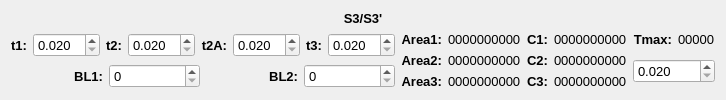
         <widget class="QWidget" name="widget1" native="true">
          <layout class="QGridLayout" name="gridLayout_44">
           <item row="0" column="0">
            <layout class="QGridLayout" name="gridLayout_13">
             <item row="0" column="0">
              <widget class="QLabel" name="name1">
               <property name="font">
                <font>
                 <pointsize>10</pointsize>
                 <weight>75</weight>
                 <bold>true</bold>
                </font>
               </property>
               <property name="text">
                <string>S3/S3'</string>
               </property>
               <property name="alignment">
                <set>Qt::AlignCenter</set>
               </property>
              </widget>
             </item>
             <item row="1" column="0">
              <layout class="QGridLayout" name="gridLayout_10">
               <item row="0" column="0">
                <layout class="QGridLayout" name="gridLayout_9">
                 <item row="0" column="0">
                  <layout class="QGridLayout" name="gridLayout_7">
                   <item row="0" column="7">
                    <widget class="QDoubleSpinBox" name="doubleSpinBox1_t3">
                     <property name="font">
                      <font>
                       <pointsize>10</pointsize>
                      </font>
                     </property>
                     <property name="decimals">
                      <number>3</number>
                     </property>
                     <property name="minimum">
                      <double>0.020000000000000</double>
                     </property>
                     <property name="singleStep">
                      <double>0.005000000000000</double>
                     </property>
                    </widget>
                   </item>
                   <item row="0" column="6">
                    <widget class="QLabel" name="label_5">
                     <property name="font">
                      <font>
                       <pointsize>10</pointsize>
                       <weight>75</weight>
                       <bold>true</bold>
                      </font>
                     </property>
                     <property name="text">
                      <string>t3:</string>
                     </property>
                     <property name="alignment">
                      <set>Qt::AlignRight|Qt::AlignTrailing|Qt::AlignVCenter</set>
                     </property>
                    </widget>
                   </item>
                   <item row="0" column="3">
                    <widget class="QDoubleSpinBox" name="doubleSpinBox1_t2">
                     <property name="font">
                      <font>
                       <pointsize>10</pointsize>
                      </font>
                     </property>
                     <property name="decimals">
                      <number>3</number>
                     </property>
                     <property name="minimum">
                      <double>0.020000000000000</double>
                     </property>
                     <property name="singleStep">
                      <double>0.005000000000000</double>
                     </property>
                    </widget>
                   </item>
                   <item row="0" column="2">
                    <widget class="QLabel" name="label_2">
                     <property name="font">
                      <font>
                       <pointsize>10</pointsize>
                       <weight>75</weight>
                       <bold>true</bold>
                      </font>
                     </property>
                     <property name="text">
                      <string>t2:</string>
                     </property>
                     <property name="alignment">
                      <set>Qt::AlignRight|Qt::AlignTrailing|Qt::AlignVCenter</set>
                     </property>
                    </widget>
                   </item>
                   <item row="0" column="0">
                    <widget class="QLabel" name="label">
                     <property name="font">
                      <font>
                       <pointsize>10</pointsize>
                       <weight>75</weight>
                       <bold>true</bold>
                      </font>
                     </property>
                     <property name="layoutDirection">
                      <enum>Qt::LeftToRight</enum>
                     </property>
                     <property name="text">
                      <string>t1:</string>
                     </property>
                     <property name="alignment">
                      <set>Qt::AlignRight|Qt::AlignTrailing|Qt::AlignVCenter</set>
                     </property>
                    </widget>
                   </item>
                   <item row="0" column="1">
                    <widget class="QDoubleSpinBox" name="doubleSpinBox1_t1">
                     <property name="font">
                      <font>
                       <pointsize>10</pointsize>
                      </font>
                     </property>
                     <property name="decimals">
                      <number>3</number>
                     </property>
                     <property name="minimum">
                      <double>0.020000000000000</double>
                     </property>
                     <property name="singleStep">
                      <double>0.005000000000000</double>
                     </property>
                    </widget>
                   </item>
                   <item row="0" column="5">
                    <widget class="QDoubleSpinBox" name="doubleSpinBox1_t2_A">
                     <property name="font">
                      <font>
                       <pointsize>10</pointsize>
                      </font>
                     </property>
                     <property name="decimals">
                      <number>3</number>
                     </property>
                     <property name="minimum">
                      <double>0.020000000000000</double>
                     </property>
                     <property name="singleStep">
                      <double>0.005000000000000</double>
                     </property>
                    </widget>
                   </item>
                   <item row="0" column="4">
                    <widget class="QLabel" name="label_2A">
                     <property name="font">
                      <font>
                       <pointsize>10</pointsize>
                       <weight>75</weight>
                       <bold>true</bold>
                      </font>
                     </property>
                     <property name="text">
                      <string>t2A:</string>
                     </property>
                     <property name="alignment">
                      <set>Qt::AlignRight|Qt::AlignTrailing|Qt::AlignVCenter</set>
                     </property>
                    </widget>
                   </item>
                  </layout>
                 </item>
                 <item row="1" column="0">
                  <layout class="QGridLayout" name="gridLayout_8">
                   <item row="0" column="0">
                    <widget class="QLabel" name="label_3">
                     <property name="font">
                      <font>
                       <pointsize>10</pointsize>
                       <weight>75</weight>
                       <bold>true</bold>
                      </font>
                     </property>
                     <property name="text">
                      <string>BL1:</string>
                     </property>
                     <property name="alignment">
                      <set>Qt::AlignRight|Qt::AlignTrailing|Qt::AlignVCenter</set>
                     </property>
                    </widget>
                   </item>
                   <item row="0" column="1">
                    <widget class="QSpinBox" name="spinBox1_bl1">
                     <property name="font">
                      <font>
                       <pointsize>10</pointsize>
                      </font>
                     </property>
                     <property name="maximum">
                      <number>10000000</number>
                     </property>
                     <property name="singleStep">
                      <number>50</number>
                     </property>
                    </widget>
                   </item>
                   <item row="0" column="2">
                    <widget class="QLabel" name="label_4">
                     <property name="font">
                      <font>
                       <pointsize>10</pointsize>
                       <weight>75</weight>
                       <bold>true</bold>
                      </font>
                     </property>
                     <property name="text">
                      <string>BL2:</string>
                     </property>
                     <property name="alignment">
                      <set>Qt::AlignRight|Qt::AlignTrailing|Qt::AlignVCenter</set>
                     </property>
                    </widget>
                   </item>
                   <item row="0" column="3">
                    <widget class="QSpinBox" name="spinBox1_bl2">
                     <property name="font">
                      <font>
                       <pointsize>10</pointsize>
                      </font>
                     </property>
                     <property name="maximum">
                      <number>10000000</number>
                     </property>
                     <property name="singleStep">
                      <number>50</number>
                     </property>
                    </widget>
                   </item>
                  </layout>
                 </item>
                </layout>
               </item>
               <item row="0" column="1">
                <layout class="QGridLayout" name="gridLayout_6">
                 <item row="0" column="0">
                  <layout class="QGridLayout" name="gridLayout">
                   <item row="0" column="0">
                    <widget class="QLabel" name="label_38">
                     <property name="font">
                      <font>
                       <pointsize>10</pointsize>
                       <weight>75</weight>
                       <bold>true</bold>
                      </font>
                     </property>
                     <property name="text">
                      <string>Area1:</string>
                     </property>
                     <property name="alignment">
                      <set>Qt::AlignRight|Qt::AlignTrailing|Qt::AlignVCenter</set>
                     </property>
                    </widget>
                   </item>
                   <item row="0" column="1">
                    <widget class="QLabel" name="area1">
                     <property name="font">
                      <font>
                       <pointsize>10</pointsize>
                      </font>
                     </property>
                     <property name="text">
                      <string>0000000000</string>
                     </property>
                    </widget>
                   </item>
                  </layout>
                 </item>
                 <item row="0" column="1">
                  <layout class="QGridLayout" name="gridLayout_2">
                   <item row="0" column="0">
                    <widget class="QLabel" name="label_40">
                     <property name="font">
                      <font>
                       <pointsize>10</pointsize>
                       <weight>75</weight>
                       <bold>true</bold>
                      </font>
                     </property>
                     <property name="text">
                      <string>C1:</string>
                     </property>
                     <property name="alignment">
                      <set>Qt::AlignRight|Qt::AlignTrailing|Qt::AlignVCenter</set>
                     </property>
                    </widget>
                   </item>
                   <item row="0" column="1">
                    <widget class="QLabel" name="conc1">
                     <property name="font">
                      <font>
                       <pointsize>10</pointsize>
                      </font>
                     </property>
                     <property name="text">
                      <string>0000000000</string>
                     </property>
                    </widget>
                   </item>
                  </layout>
                 </item>
                 <item row="0" column="2">
                  <layout class="QGridLayout" name="gridLayout_3">
                   <item row="0" column="0">
                    <widget class="QLabel" name="label_46">
                     <property name="font">
                      <font>
                       <pointsize>10</pointsize>
                       <weight>75</weight>
                       <bold>true</bold>
                      </font>
                     </property>
                     <property name="text">
                      <string>Tmax:</string>
                     </property>
                     <property name="alignment">
                      <set>Qt::AlignRight|Qt::AlignTrailing|Qt::AlignVCenter</set>
                     </property>
                    </widget>
                   </item>
                   <item row="0" column="1">
                    <widget class="QLabel" name="Tmax">
                     <property name="font">
                      <font>
                       <pointsize>10</pointsize>
                      </font>
                     </property>
                     <property name="text">
                      <string>00000</string>
                     </property>
                    </widget>
                   </item>
                  </layout>
                 </item>
                 <item row="1" column="0">
                  <layout class="QGridLayout" name="gridLayout_4">
                   <item row="0" column="0">
                    <widget class="QLabel" name="label_39">
                     <property name="font">
                      <font>
                       <pointsize>10</pointsize>
                       <weight>75</weight>
                       <bold>true</bold>
                      </font>
                     </property>
                     <property name="text">
                      <string>Area2:</string>
                     </property>
                     <property name="alignment">
                      <set>Qt::AlignRight|Qt::AlignTrailing|Qt::AlignVCenter</set>
                     </property>
                    </widget>
                   </item>
                   <item row="0" column="1">
                    <widget class="QLabel" name="area2">
                     <property name="font">
                      <font>
                       <pointsize>10</pointsize>
                      </font>
                     </property>
                     <property name="text">
                      <string>0000000000</string>
                     </property>
                    </widget>
                   </item>
                   <item row="1" column="0">
                    <widget class="QLabel" name="label_area3">
                     <property name="font">
                      <font>
                       <pointsize>10</pointsize>
                       <weight>75</weight>
                       <bold>true</bold>
                      </font>
                     </property>
                     <property name="text">
                      <string>Area3:</string>
                     </property>
                     <property name="alignment">
                      <set>Qt::AlignRight|Qt::AlignTrailing|Qt::AlignVCenter</set>
                     </property>
                    </widget>
                   </item>
                   <item row="1" column="1">
                    <widget class="QLabel" name="area3_2">
                     <property name="font">
                      <font>
                       <pointsize>10</pointsize>
                      </font>
                     </property>
                     <property name="text">
                      <string>0000000000</string>
                     </property>
                    </widget>
                   </item>
                  </layout>
                 </item>
                 <item row="1" column="1">
                  <layout class="QGridLayout" name="gridLayout_5">
                   <item row="0" column="1">
                    <widget class="QLabel" name="conc2">
                     <property name="font">
                      <font>
                       <pointsize>10</pointsize>
                      </font>
                     </property>
                     <property name="text">
                      <string>0000000000</string>
                     </property>
                    </widget>
                   </item>
                   <item row="0" column="0">
                    <widget class="QLabel" name="label_41">
                     <property name="font">
                      <font>
                       <pointsize>10</pointsize>
                       <weight>75</weight>
                       <bold>true</bold>
                      </font>
                     </property>
                     <property name="text">
                      <string>C2:</string>
                     </property>
                     <property name="alignment">
                      <set>Qt::AlignRight|Qt::AlignTrailing|Qt::AlignVCenter</set>
                     </property>
                    </widget>
                   </item>
                   <item row="1" column="1">
                    <widget class="QLabel" name="conc3_2">
                     <property name="font">
                      <font>
                       <pointsize>10</pointsize>
                      </font>
                     </property>
                     <property name="text">
                      <string>0000000000</string>
                     </property>
                    </widget>
                   </item>
                   <item row="1" column="0">
                    <widget class="QLabel" name="label_47">
                     <property name="font">
                      <font>
                       <pointsize>10</pointsize>
                       <weight>75</weight>
                       <bold>true</bold>
                      </font>
                     </property>
                     <property name="text">
                      <string>C3:</string>
                     </property>
                     <property name="alignment">
                      <set>Qt::AlignRight|Qt::AlignTrailing|Qt::AlignVCenter</set>
                     </property>
                    </widget>
                   </item>
                  </layout>
                 </item>
                 <item row="1" column="2">
                  <widget class="QDoubleSpinBox" name="doubleSpinBox_dtmax">
                   <property name="font">
                    <font>
                     <pointsize>10</pointsize>
                    </font>
                   </property>
                   <property name="decimals">
                    <number>3</number>
                   </property>
                   <property name="minimum">
                    <double>0.020000000000000</double>
                   </property>
                   <property name="singleStep">
                    <double>0.005000000000000</double>
                   </property>
                  </widget>
                 </item>
                </layout>
               </item>
              </layout>
             </item>
            </layout>
           </item>
          </layout>
         </widget>
